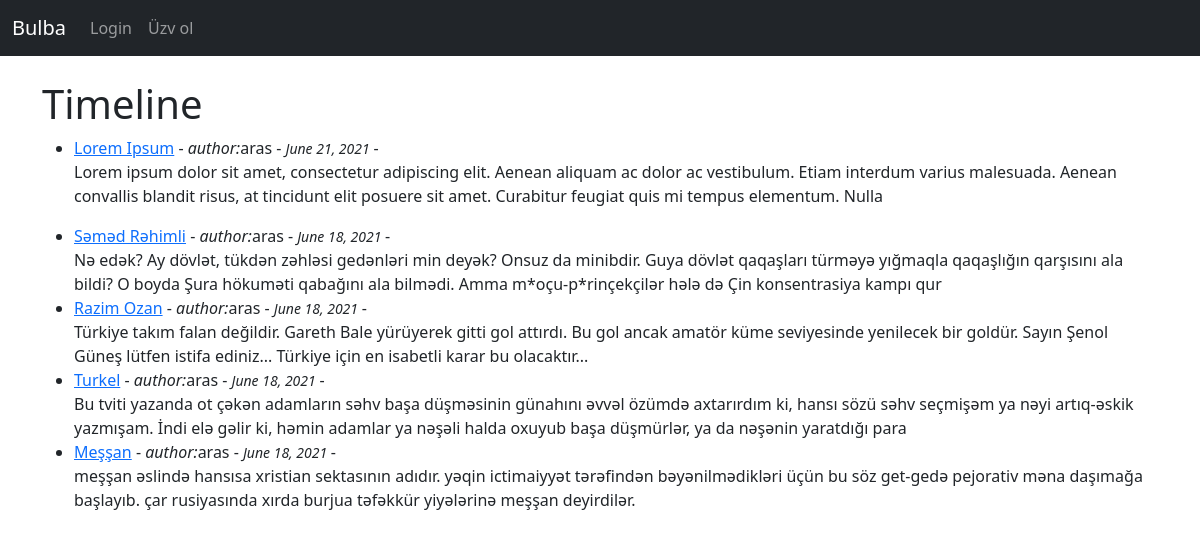
The page / on the database its author committed.
### bulbablog/models.py (models this page shows, shortened)
class Post(models.Model):
   title = models.CharField(max_length=255)
   title_tag = models.CharField(max_length=255, default="Bulba Blog")
   author = models.ForeignKey(User, on_delete=models.CASCADE)
   body = models.TextField()
   post_date = models.DateField(auto_now_add=True)
   category = models.CharField(max_length=255, default='uncategorized')

### bulbablog/views.py (the view)
# urls.py: path('', HomeView.as_view(), name="home"),
class HomeView(ListView):
  model = Post
  template_name = 'home.html'
  ordering = ['-id']

### bulbablog/templates/home.html (shortened to what this page needs)
{% extends 'base.html' %}
{% block content %}
<h1>Timeline</h1>
<ul>
{% for post in object_list %}
<li><a href="{% url 'article-detail' post.pk %}">{{ post.title }}</a> -
    <i>author:</i>{{ post.author }} -
    <small> <i> {{ post.post_date }} </i></small> -
{{ post.body|slice:":250"|safe }}</li>
{% endfor %}
</ul>
{% endblock %}

### bulbablog/templates/base.html (shortened to what this page needs)
<!doctype html>
<html lang="en">
  <head>
    <link href="https://cdn.jsdelivr.net/npm/bootstrap@5.0.1/dist/css/bootstrap.min.css" rel="stylesheet">
  </head>
  <body>
    <nav class="navbar navbar-expand-lg navbar-dark bg-dark">
        <div class="container-fluid">
          <a class="navbar-brand" href="{% url 'home' %}">Bulba</a>
          <div class="collapse navbar-collapse" id="navbarNav">
            <ul class="navbar-nav">
            {% if user.is_authenticated %}
            <li class="nav-item">
              <a class="nav-link" href="{% url 'add_post' %}">Yeni blog</a>
            </li>
            <li class="nav-item">
              <a class="nav-link" href="{% url 'logout' %}">Logout</a>
            </li>
            {% else %}
            <li class="nav-item">
              <a class="nav-link" href="{% url 'login' %}">Login</a>
            </li>
            <li class="nav-item">
              <a class="nav-link" href="{% url 'register' %}">Üzv ol</a>
            </li>
            {% endif %}
            </ul>
          </div>
        </div>
      </nav>
    <br/>
    <div class="container">
    {% block content %}
    {% endblock %}
</div>
  </body>
</html>

### rows shown on the page
Post: title "Lorem Ipsum", author "aras", post_date "June 21, 2021", body "Lorem ipsum dolor sit amet, consectetur adipiscing elit. Aenean aliquam ac dolor ac vestibulum. Etiam interdum varius malesuada. Aenean convallis blandit risus, at tincidunt elit posuere sit amet. Curabitur feugiat quis mi tempus elementum. Nulla"
Post: title "Səməd Rəhimli", author "aras", post_date "June 18, 2021", body "Nə edək? Ay dövlət, tükdən zəhləsi gedənləri min deyək? Onsuz da minibdir. Guya dövlət qaqaşları türməyə yığmaqla qaqaşlığın qarşısını ala bildi? O boyda Şura hökuməti qabağını ala bilmədi. Amma m*oçu-p*rinçekçilər hələ də Çin konsentrasiya kampı qur"
Post: title "Razim Ozan", author "aras", post_date "June 18, 2021", body "Türkiye takım falan değildir. Gareth Bale yürüyerek gitti gol attırdı. Bu gol ancak amatör küme seviyesinde yenilecek bir goldür. Sayın Şenol Güneş lütfen istifa ediniz... Türkiye için en isabetli karar bu olacaktır..."
Post: title "Turkel", author "aras", post_date "June 18, 2021", body "Bu tviti yazanda ot çəkən adamların səhv başa düşməsinin günahını əvvəl özümdə axtarırdım ki, hansı sözü səhv seçmişəm ya nəyi artıq-əskik yazmışam. İndi elə gəlir ki, həmin adamlar ya nəşəli halda oxuyub başa düşmürlər, ya da nəşənin yaratdığı para"
Post: title "Meşşan", author "aras", post_date "June 18, 2021", body "meşşan əslində hansısa xristian sektasının adıdır. yəqin ictimaiyyət tərəfindən bəyənilmədikləri üçün bu söz get-gedə pejorativ məna daşımağa başlayıb. çar rusiyasında xırda burjua təfəkkür yiyələrinə meşşan deyirdilər."
